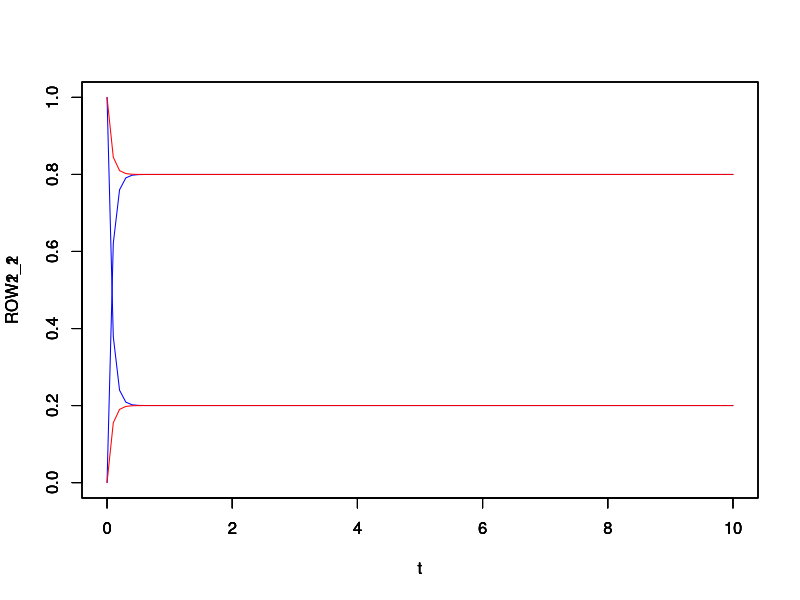

The R source for this figure:
library(expm)
Q <- matrix(c(-12,12,3,-3),nrow=2,ncol=2,byrow=TRUE)
index <- c(1)
ROW1_1 <-  matrix(c(0:100),nrow=1,ncol=101,byrow=TRUE)
ROW1_2 <-  matrix(c(0:100),nrow=1,ncol=101,byrow=TRUE)
ROW2_1 <-  matrix(c(0:100),nrow=1,ncol=101,byrow=TRUE)
ROW2_2 <-  matrix(c(0:100),nrow=1,ncol=101,byrow=TRUE)
for (t in seq(0,10,by=0.1))
{
  P = expm(Q*t);
  ROW1_1[index] = P[c(1),c(1)];
  ROW1_2[index] = P[c(1),c(2)];
  ROW2_1[index] = P[c(2),c(1)];
  ROW2_2[index] = P[c(2),c(2)];
  index = index +1;
}
t <- seq(0,10,by=0.1)
plot(t,ROW1_1,type="l",xlim=c(0.0,10),ylim=c(0.0,1),col="blue")
par(new=T)
plot(t,ROW1_2,type="l",xlim=c(0.0,10),ylim=c(0.0,1),col="blue")
par(new=T)
plot(t,ROW2_1,type="l",xlim=c(0.0,10),ylim=c(0.0,1),col="red")
par(new=T)
plot(t,ROW2_2,type="l",xlim=c(0.0,10),ylim=c(0.0,1),col="red")
par(new=F)
